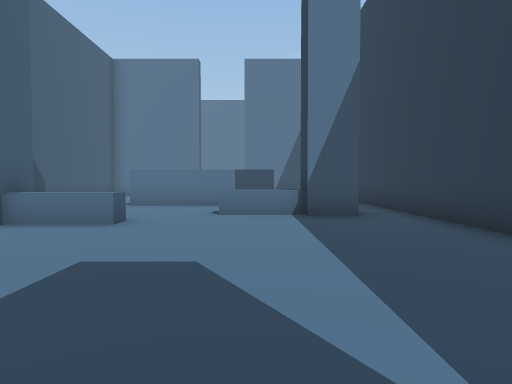
[1] (above)

21 first-person views from a walk through a 3-D level made in the Unity game engine. The camera is 1.4 m above the floor, tilts 2° down and sees 75° across. The floor is counted in squares, 2 m on a side. Each view is taken from the middle of a square. On the plan, view 1 faces up. The plan holds only what a view shows up to about 10 squares ahead; the rest is blank. The place goes on beyond the plan. Some animated figures are not drawn.

[2]
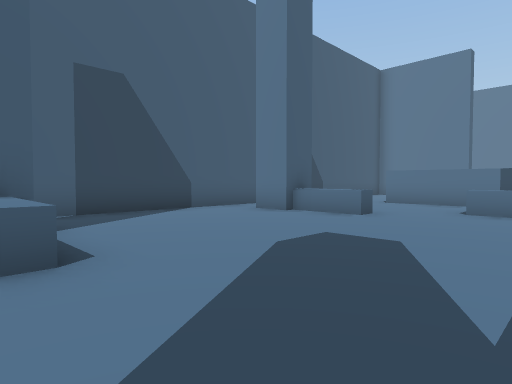

[3]
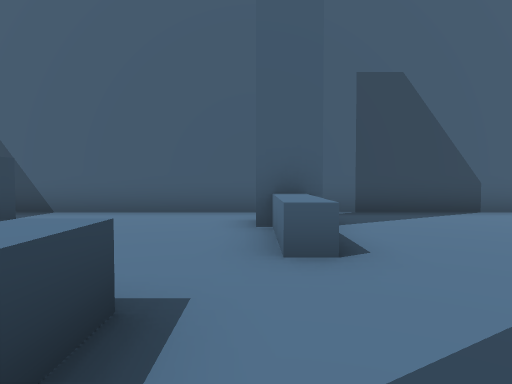

[4]
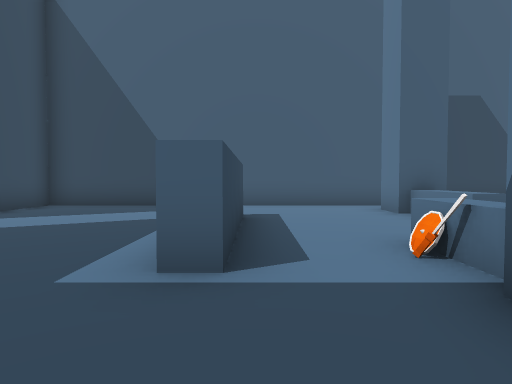

[5]
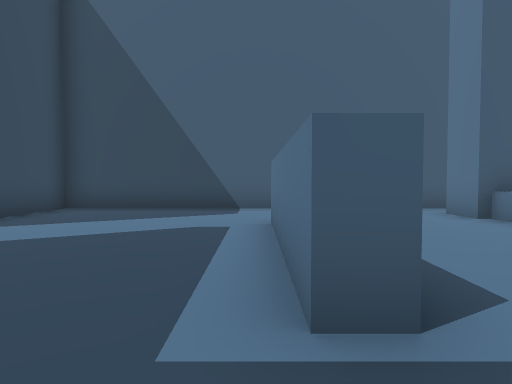

[6]
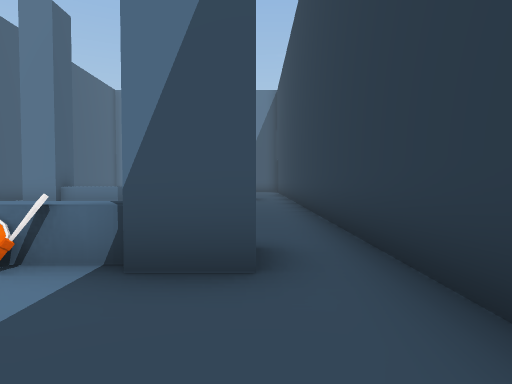

[7]
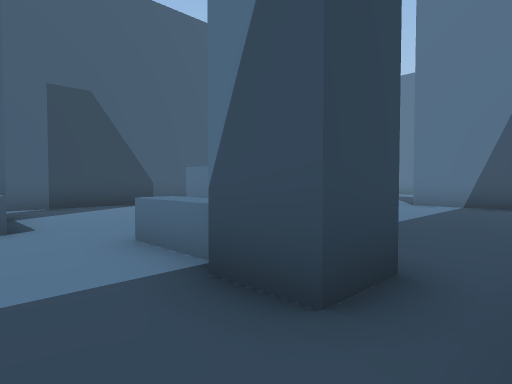

[8]
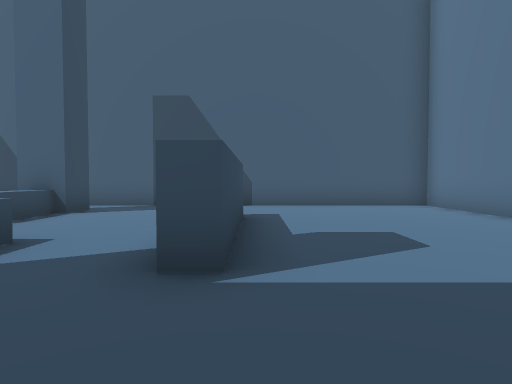

[9]
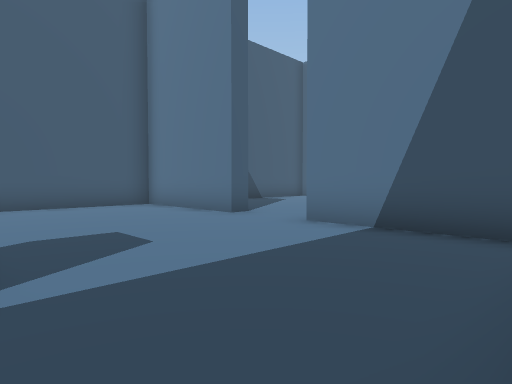

[10]
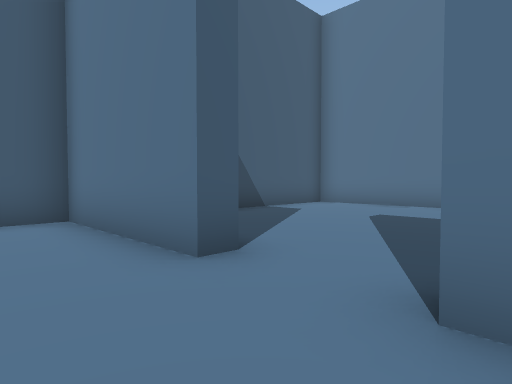

[11]
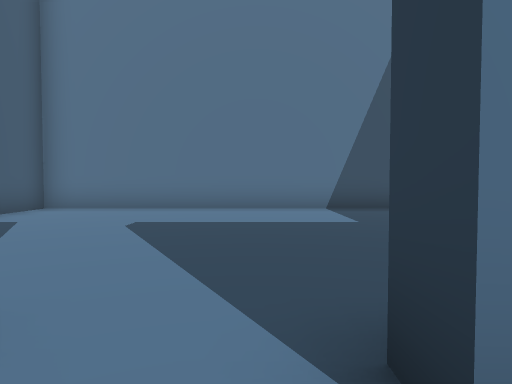

[12]
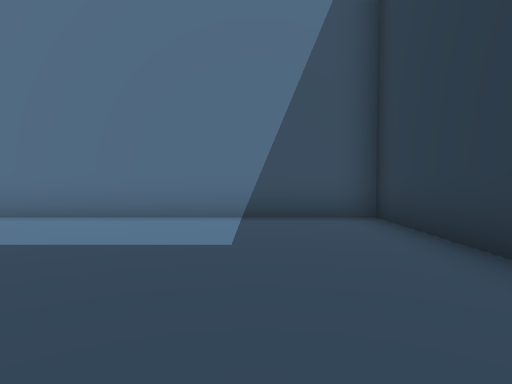

[13]
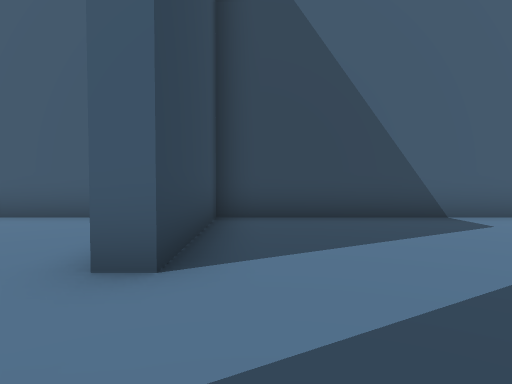

[14]
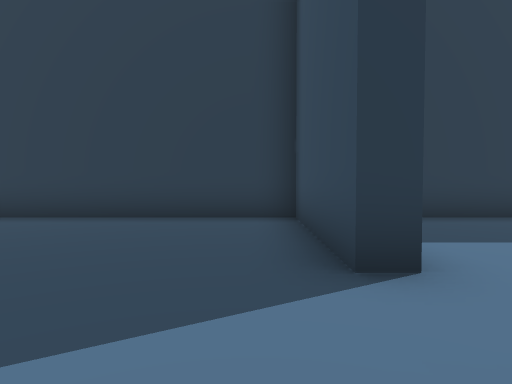

[15]
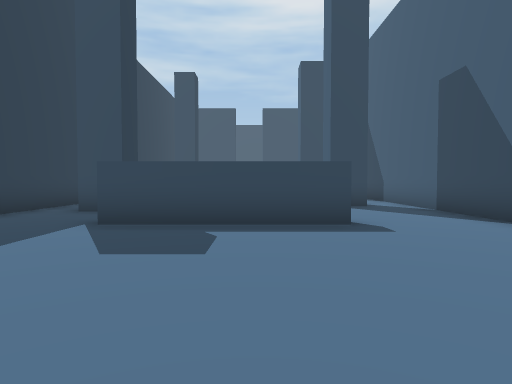

[16]
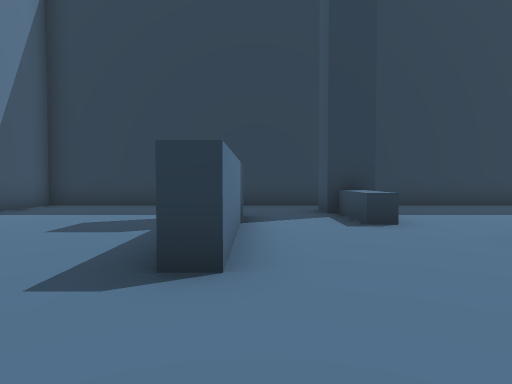

[17]
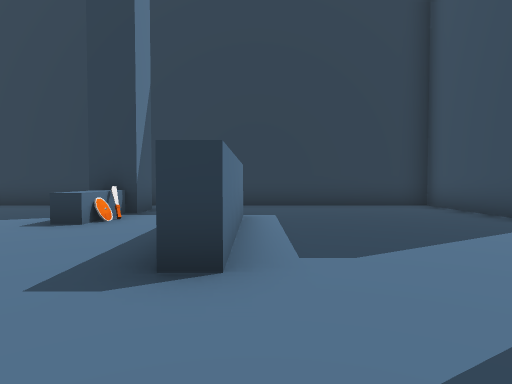

[18]
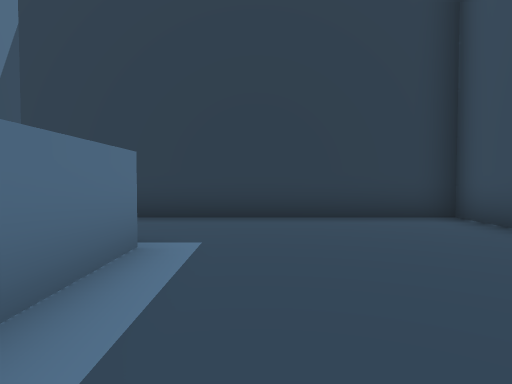

[19]
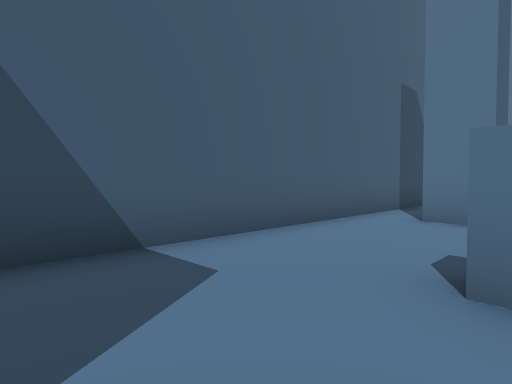

[20]
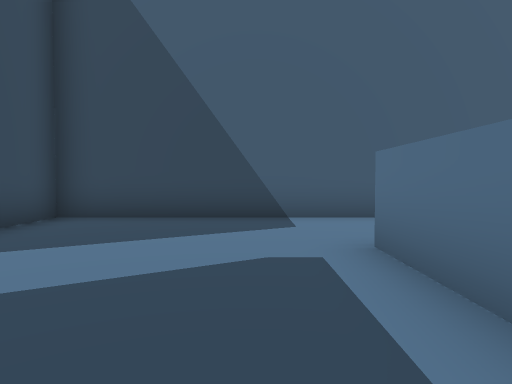

[21]
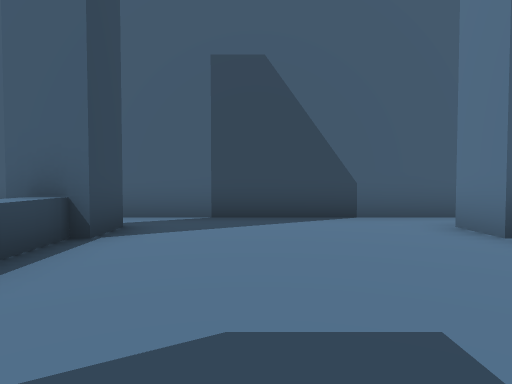

### Floor plan
Points are (right, up) in squares from view 1. A wall is a line through its corners. A room is listed if a view was taken in it or the views show most of it. See-through windows are left out.
Room 1 (views 1, 2, 3, 4, 5, 6, 7, 8, 9, 10, 11, 16, 17, 18, 19, 20, 21)
walls: (-5, 0) (-4, 0) (-4, -1) (-5, -1); (1, 6.5) (1, 7.5) (2, 7.5) (2, 6.5) (1, 6.5); (2, -2.5) (1, -2.5) (1, -1.5); (-5.1, 6) (-4, 6) (-4, 5) (-5, 5); (0.5, -4.2) (0.5, -4.7) (-3.5, -4.7) (-3.5, -4.2) (0.5, -4.2); (0.5, 9.3) (-3.5, 9.3) (-3.5, 9.8) (0.5, 9.8) (0.5, 9.3); (3.3, -9.5) (3.3, 14.8) (-0.5, 14.8); (-2.5, 14.8) (-6.2, 14.8) (-6.2, -9.5)
low walls: (-2, -0.1) (-2, -0.7) (-4, -0.7); (-4, -0.2) (-2.9, -0.2); (-2.2, 5.9) (-2.2, 5.3) (-4, 5.3); (1, -2.3) (0.4, -2.3); (-4, 5.8) (-2.5, 5.8); (1.1, 6.8) (-0.8, 6.8) (-0.8, 7.2) (1, 7.2)
ways out: opening at (-1.5, 15) to room 2
objects: other object (-1, -2); shield (0, -2)
Room 2 (views 12, 13, 14, 15)
walls: (-0.5, 14.8) (-0.5, 15.2) (3.3, 15.2) (3.3, 22.3) (-6.2, 22.3) (-6.2, 15.2) (-2.5, 15.2) (-2.5, 14.8)
ways out: opening at (-1.5, 15) to room 1

Where each view was taken, in squares from view 1:
view 1: 0 up, 0 right, facing up
view 2: 1 down, 1 right, facing up-left
view 3: 1 down, 1 right, facing left
view 4: 4 down, 3 right, facing left
view 5: 5 down, 2 right, facing left
view 6: 5 down, 2 right, facing up
view 7: 5 up, 3 right, facing up-left
view 8: 10 up, 3 right, facing left
view 9: 10 up, 3 right, facing up-left
view 10: 13 up, 0 right, facing up-left
view 11: 14 up, 1 left, facing up
view 12: 16 up, 1 right, facing up
view 13: 16 up, 0 right, facing left
view 14: 16 up, 3 left, facing right
view 15: 15 up, 2 left, facing down
view 16: 9 up, 6 left, facing right
view 17: 5 down, 6 left, facing right
view 18: 6 down, 3 left, facing right
view 19: 7 down, 3 left, facing up-left
view 20: 6 down, 0 right, facing left
view 21: 2 up, 0 right, facing left
